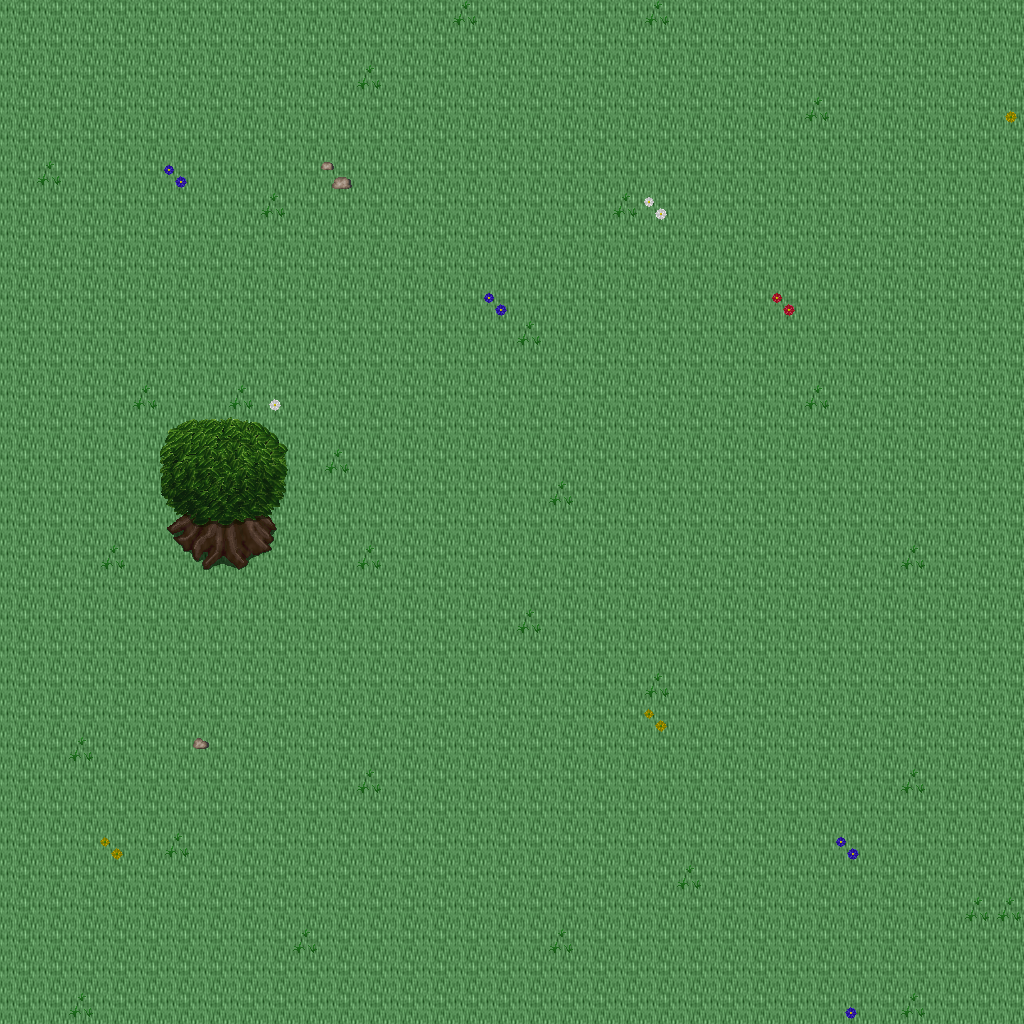

This is a level from a 2D game, rendered from its Tiled map with the project's own tilesets. A one-line summary and the map file follow, with tile-layer data summarised:
An orthogonal 32x32 tile map with 32x32 px tiles, 5 tile layers (Ground, Objects, Objects2, Above, ...), 1 hidden layer not drawn, 49 tilesets.

<map version="1.10" tiledversion="1.11.0" orientation="orthogonal" renderorder="right-down" width="32" height="32" tilewidth="32" tileheight="32" infinite="0" nextlayerid="11" nextobjectid="1">
 <tileset firstgid="1" name="ground_ground" tilewidth="32" tileheight="32" tilecount="33" columns="3">
  <image source="../drawable/ground_ground.png" width="96" height="352" />
 </tileset>
 <tileset firstgid="34" name="building_castle" tilewidth="32" tileheight="32" tilecount="320" columns="20">
  <image source="../drawable/building_castle.png" width="640" height="512" />
 </tileset>
 <tileset firstgid="354" name="furniture_carpet_carpets_2" tilewidth="32" tileheight="32" tilecount="20" columns="4">
  <image source="../drawable/furniture_carpet_carpets_2.png" width="128" height="160" />
 </tileset>
 <tileset firstgid="374" name="ground_indoor_tiles" tilewidth="32" tileheight="32" tilecount="8" columns="2">
  <image source="../drawable/ground_indoor_tiles.png" width="64" height="128" />
 </tileset>
 <tileset firstgid="382" name="ground_water_pool" tilewidth="32" tileheight="32" tilecount="72" columns="3">
  <image source="../drawable/ground_water_pool.png" width="96" height="768" />
 </tileset>
 <tileset firstgid="454" name="ground_brown_paving" tilewidth="32" tileheight="32" tilecount="2" columns="2">
  <image source="../drawable/ground_brown_paving.png" width="64" height="32" />
 </tileset>
 <tileset firstgid="456" name="ground_spikes" tilewidth="32" tileheight="32" tilecount="1" columns="1">
  <image source="../drawable/ground_spikes.png" width="32" height="32" />
 </tileset>
 <tileset firstgid="457" name="ground_ridge_earth_dark" tilewidth="32" tileheight="32" tilecount="96" columns="12">
  <image source="../drawable/ground_ridge_earth_dark.png" width="384" height="256" />
 </tileset>
 <tileset firstgid="553" name="plant_grasses" tilewidth="32" tileheight="32" tilecount="6" columns="3">
  <image source="../drawable/plant_grasses.png" width="96" height="64" />
 </tileset>
 <tileset firstgid="559" name="ground_water_pool_corners" tilewidth="32" tileheight="32" tilecount="72" columns="3">
  <image source="../drawable/ground_water_pool_corners.png" width="96" height="768" />
 </tileset>
 <tileset firstgid="631" name="building_fence_fence_chunky" tilewidth="32" tileheight="32" tilecount="21" columns="3">
  <image source="../drawable/building_fence_fence_chunky.png" width="96" height="224" />
 </tileset>
 <tileset firstgid="652" name="ground_earth_edges" tilewidth="32" tileheight="32" tilecount="18" columns="6">
  <image source="../drawable/ground_earth_edges.png" width="192" height="96" />
 </tileset>
 <tileset firstgid="670" name="ground_rock_pebbles" tilewidth="32" tileheight="32" tilecount="3" columns="1">
  <image source="../drawable/ground_rock_pebbles.png" width="32" height="96" />
 </tileset>
 <tileset firstgid="673" name="ground_square_patch" tilewidth="32" tileheight="32" tilecount="9" columns="3">
  <image source="../drawable/ground_square_patch.png" width="96" height="96" />
 </tileset>
 <tileset firstgid="682" name="plant_leaves" tilewidth="32" tileheight="32" tilecount="8" columns="4">
  <image source="../drawable/plant_leaves.png" width="128" height="64" />
 </tileset>
 <tileset firstgid="690" name="item_corpse_skull_dark" tilewidth="32" tileheight="32" tilecount="2" columns="2">
  <image source="../drawable/item_corpse_skull_dark.png" width="64" height="32" />
 </tileset>
 <tileset firstgid="692" name="item_corpse_skeleton" tilewidth="32" tileheight="32" tilecount="4" columns="2">
  <image source="../drawable/item_corpse_skeleton.png" width="64" height="64" />
 </tileset>
 <tileset firstgid="696" name="furniture_table_grey_fancy" tilewidth="32" tileheight="32" tilecount="9" columns="3">
  <image source="../drawable/furniture_table_grey_fancy.png" width="96" height="96" />
 </tileset>
 <tileset firstgid="705" name="furniture_table_grey_long" tilewidth="32" tileheight="32" tilecount="4" columns="2">
  <image source="../drawable/furniture_table_grey_long.png" width="64" height="64" />
 </tileset>
 <tileset firstgid="709" name="furniture_table_grey_plain" tilewidth="32" tileheight="32" tilecount="9" columns="3">
  <image source="../drawable/furniture_table_grey_plain.png" width="96" height="96" />
 </tileset>
 <tileset firstgid="718" name="item_gothic_slab" tilewidth="32" tileheight="32" tilecount="1" columns="1">
  <image source="../drawable/item_gothic_slab.png" width="32" height="32" />
 </tileset>
 <tileset firstgid="719" name="logic_creature_gnome" tilewidth="32" tileheight="32" tilecount="6" columns="6">
  <image source="../drawable/logic_creature_gnome.png" width="192" height="32" />
 </tileset>
 <tileset firstgid="725" name="logic_creature_animal" tilewidth="32" tileheight="32" tilecount="32" columns="8">
  <image source="../drawable/logic_creature_animal.png" width="256" height="128" />
 </tileset>
 <tileset firstgid="757" name="logic_collision" tilewidth="32" tileheight="32" tilecount="1" columns="1">
  <image source="../drawable/logic_collision.png" width="32" height="32" />
 </tileset>
 <tileset firstgid="758" name="ground_water_pool_deep" tilewidth="32" tileheight="32" tilecount="72" columns="3">
  <image source="../drawable/ground_water_pool_deep.png" width="96" height="768" />
 </tileset>
 <tileset firstgid="830" name="object_suspension_bridge" tilewidth="32" tileheight="32" tilecount="24" columns="3">
  <image source="../drawable/object_suspension_bridge.png" width="96" height="256" />
 </tileset>
 <tileset firstgid="854" name="plant_flower_daisy_blue" tilewidth="32" tileheight="32" tilecount="8" columns="2">
  <image source="../drawable/plant_flower_daisy_blue.png" width="64" height="128" />
 </tileset>
 <tileset firstgid="862" name="plant_flower_daisy_red" tilewidth="32" tileheight="32" tilecount="8" columns="2">
  <image source="../drawable/plant_flower_daisy_red.png" width="64" height="128" />
 </tileset>
 <tileset firstgid="870" name="plant_flower_daisy_white" tilewidth="32" tileheight="32" tilecount="8" columns="2">
  <image source="../drawable/plant_flower_daisy_white.png" width="64" height="128" />
 </tileset>
 <tileset firstgid="878" name="plant_flower_daisy_yellow" tilewidth="32" tileheight="32" tilecount="8" columns="2">
  <image source="../drawable/plant_flower_daisy_yellow.png" width="64" height="128" />
 </tileset>
 <tileset firstgid="886" name="plant_tree_tree_green" tilewidth="32" tileheight="32" tilecount="88" columns="8">
  <image source="../drawable/plant_tree_tree_green.png" width="256" height="352" />
 </tileset>
 <tileset firstgid="974" name="ground_rock_pebbles" tilewidth="32" tileheight="32" tilecount="3" columns="1">
  <image source="../drawable/ground_rock_pebbles.png" width="32" height="96" />
 </tileset>
 <tileset firstgid="977" name="item_banners_flag" tilewidth="32" tileheight="32" tilecount="12" columns="3">
  <image source="../drawable/item_banners_flag.png" width="96" height="128" />
 </tileset>
 <tileset firstgid="989" name="item_flagpole" tilewidth="32" tileheight="32" tilecount="3" columns="1">
  <image source="../drawable/item_flagpole.png" width="32" height="96" />
 </tileset>
 <tileset firstgid="992" name="furniture_chair_bench_white" tilewidth="32" tileheight="32" tilecount="8" columns="2">
  <image source="../drawable/furniture_chair_bench_white.png" width="64" height="128" />
 </tileset>
 <tileset firstgid="1000" name="item_statue_flowered_arch" tilewidth="32" tileheight="32" tilecount="24" columns="6">
  <image source="../drawable/item_statue_flowered_arch.png" width="192" height="128" />
 </tileset>
 <tileset firstgid="1024" name="building_decoration_block" tilewidth="32" tileheight="32" tilecount="2" columns="2">
  <image source="../drawable/building_decoration_block.png" width="64" height="32" />
 </tileset>
 <tileset firstgid="1026" name="building_decoration_orbpedestal" tilewidth="32" tileheight="32" tilecount="2" columns="1">
  <image source="../drawable/building_decoration_orbpedestal.png" width="32" height="64" />
 </tileset>
 <tileset firstgid="1028" name="item_statue_urn_with_flowers" tilewidth="32" tileheight="32" tilecount="2" columns="1">
  <image source="../drawable/item_statue_urn_with_flowers.png" width="32" height="64" />
 </tileset>
 <tileset firstgid="1030" name="building_decoration_pool" tilewidth="32" tileheight="32" tilecount="9" columns="3">
  <image source="../drawable/building_decoration_pool.png" width="96" height="96" />
 </tileset>
 <tileset firstgid="1039" name="item_statue_romanic_art1" tilewidth="32" tileheight="32" tilecount="4" columns="2">
  <image source="../drawable/item_statue_romanic_art1.png" width="64" height="64" />
 </tileset>
 <tileset firstgid="1043" name="building_wall_int_clay" tilewidth="32" tileheight="32" tilecount="100" columns="10">
  <image source="../drawable/building_wall_int_clay.png" width="320" height="320" />
 </tileset>
 <tileset firstgid="1143" name="ground_green_paving" tilewidth="32" tileheight="32" tilecount="18" columns="3">
  <image source="../drawable/ground_green_paving.png" width="96" height="192" />
 </tileset>
 <tileset firstgid="1161" name="logic_protection" tilewidth="32" tileheight="32" tilecount="2" columns="2">
  <image source="../drawable/logic_protection.png" width="64" height="32" />
 </tileset>
 <tileset firstgid="1163" name="furniture_other_stick" tilewidth="32" tileheight="32" tilecount="2" columns="1">
  <image source="../drawable/furniture_other_stick.png" width="32" height="64" />
 </tileset>
 <tileset firstgid="1165" name="item_scrying_orb" tilewidth="32" tileheight="32" tilecount="8" columns="8">
  <image source="../drawable/item_scrying_orb.png" width="256" height="32" />
 </tileset>
 <tileset firstgid="1173" name="light_dim_light_7x5" tilewidth="32" tileheight="32" tilecount="35" columns="7">
  <image source="../drawable/light_dim_light_7x5.png" width="224" height="160" />
 </tileset>
 <tileset firstgid="1208" name="light_light_5x5" tilewidth="32" tileheight="32" tilecount="25" columns="5">
  <image source="../drawable/light_light_5x5.png" width="160" height="160" />
 </tileset>
 <tileset firstgid="1233" name="furniture_light_lamp_bronze" tilewidth="32" tileheight="32" tilecount="3" columns="1">
  <image source="../drawable/furniture_light_lamp_bronze.png" width="32" height="96" />
 </tileset>
 <layer id="1" name="Ground" width="32" height="32">
  <data>[1024 cells, 1024 non-empty, 1 distinct tile ids]</data>
 </layer>
 <layer id="2" name="Objects" width="32" height="32">
  <data>[1024 cells, 47 non-empty, 16 distinct tile ids]</data>
 </layer>
 <layer id="3" name="Objects2" width="32" height="32">
  <data>[1024 cells, 0 non-empty, 0 distinct tile ids]</data>
 </layer>
 <layer id="4" name="Above" width="32" height="32">
  <data>[1024 cells, 14 non-empty, 14 distinct tile ids]</data>
 </layer>
 <layer id="5" name="Above2" width="32" height="32">
  <data>[1024 cells, 0 non-empty, 0 distinct tile ids]</data>
 </layer>
 <layer id="6" name="Walkable" width="32" height="32" visible="0">
  <data>[1024 cells, 6 non-empty, 1 distinct tile ids]</data>
 </layer>
 <objectgroup id="7" name="Mapevents" />
 <objectgroup id="8" name="Spawn" />
 <objectgroup id="9" name="Keys" />
 <objectgroup id="10" name="Replace" />
</map>
